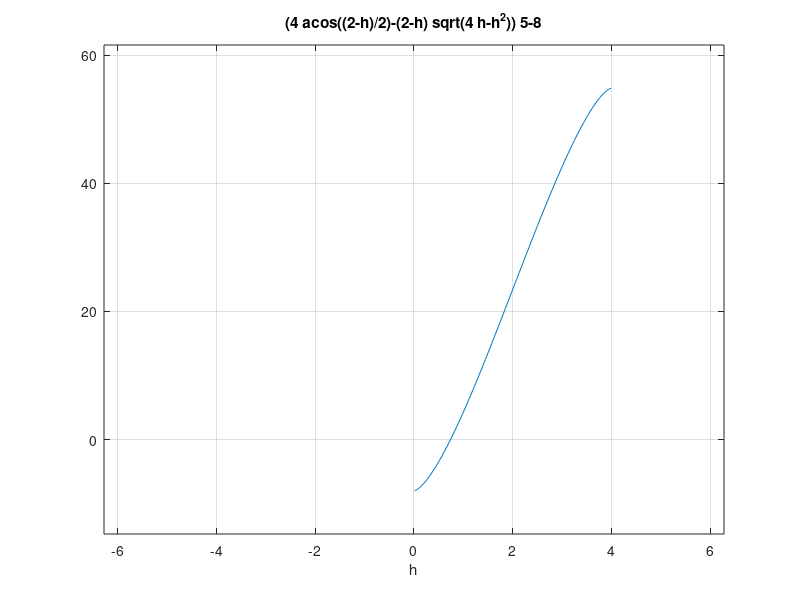

Source code (MATLAB): (Note: this script raises an error after producing the figure.)
clc, clear, close all
%Punto fijo
%Ejemplo 1
f=inline('(4.*acos((2-h)/2)-(2-h).*sqrt(4.*h-h.^2)).*5-8');
ezplot(f)
grid on
x0=0.6435;%Valor inicial
syms x
k=subs(diff(f(x),1),x0);
k=vpa(k,5)%Apto
%Iteracion 1
x1=f(x0)
er=abs(x1-x0)
%Iteracion 2
x2=f(x1)
er=abs(x2-x1)
%Iteracion 3
x3=f(x2)
er=abs(x3-x2)
%Iteracion 4
x4=f(x3)
er=abs(x4-x3)
%Iteracion 5
x5=f(x4)
er=abs(x5-x4)
%Iteracion 6
x6=f(x5)
er=abs(x6-x5)
%Iteracion 7
x7=f(x6)
er=abs(x7-x6)
%Iteracion 8
x8=f(x7)
er=abs(x8-x7)
%Iteracion 9
x9=f(x8)
er=abs(x9-x8)
